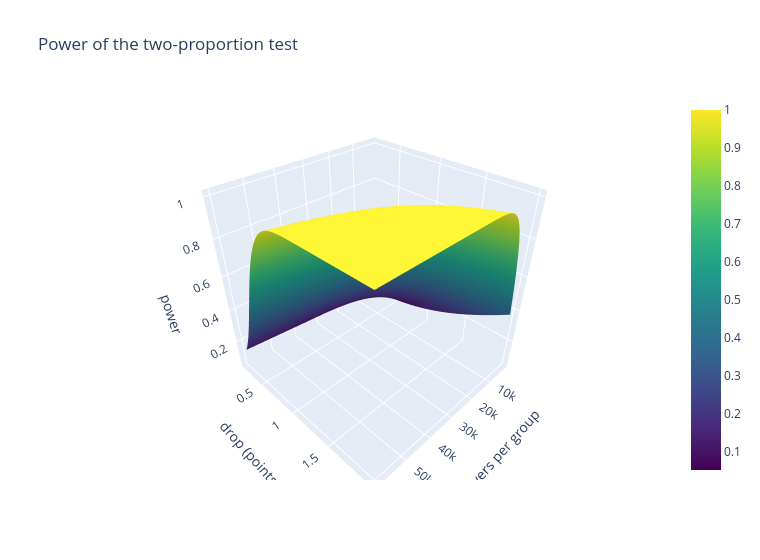

Notebook source saved alongside this figure:
### Markdown cell above
### 8.2 Interactive Plotly version of 8.1
Hover to read the power.

### Code cell
fig = go.Figure(go.Surface(x=ng, y=dg * 100, z=PW, colorscale="Viridis"))
fig.update_layout(title="Power of the two-proportion test", width=760, height=560, scene=dict(xaxis_title="players per group", yaxis_title="drop (points)", zaxis_title="power"))
fig.show()

### Figure 1 — Plotly figure (JSON) as saved in the notebook; plotly's stock layout.template omitted (floating-point values rounded to 4 significant figures; data arrays with more than 128 entries replaced by an {"elided": "..."} marker saying what was removed)
{"data": [{"colorscale": [[0.0, "#440154"], [0.1111, "#482878"], [0.2222, "#3e4989"], [0.3333, "#31688e"], [0.4444, "#26828e"], [0.5556, "#1f9e89"], [0.6667, "#35b779"], [0.7778, "#6ece58"], [0.8889, "#b5de2b"], [1.0, "#fde725"]], "type": "surface", "x": [2000.0, 2983.0, 3966.0, 4949.0, 5932.0, 6915.0, 7898.0, 8881.0, 9864.0, 10850.0, 11830.0, 12810.0, 13800.0, 14780.0, 15760.0, 16750.0, 17730.0, 18710.0, 19690.0, 20680.0, 21660.0, 22640.0, 23630.0, 24610.0, 25590.0, 26580.0, 27560.0, 28540.0, 29530.0, 30510.0, 31490.0, 32470.0, 33460.0, 34440.0, 35420.0, 36410.0, 37390.0, 38370.0, 39360.0, 40340.0, 41320.0, 42310.0, 43290.0, 44270.0, 45250.0, 46240.0, 47220.0, 48200.0, 49190.0, 50170.0, 51150.0, 52140.0, 53120.0, 54100.0, 55080.0, 56070.0, 57050.0, 58030.0, 59020.0, 60000.0], "y": [0.2, 0.2367, 0.2735, 0.3102, 0.3469, 0.3837, 0.4204, 0.4571, 0.4939, 0.5306, 0.5673, 0.6041, 0.6408, 0.6776, 0.7143, 0.751, 0.7878, 0.8245, 0.8612, 0.898, 0.9347, 0.9714, 1.008, 1.045, 1.082, 1.118, 1.155, 1.192, 1.229, 1.265, 1.302, 1.339, 1.376, 1.412, 1.449, 1.486, 1.522, 1.559, 1.596, 1.633, 1.669, 1.706, 1.743, 1.78, 1.816, 1.853, 1.89, 1.927, 1.963, 2.0], "z": {"elided": "50x60 float values"}}], "layout": {"height": 560, "scene": {"xaxis": {"title": {"text": "players per group"}}, "yaxis": {"title": {"text": "drop (points)"}}, "zaxis": {"title": {"text": "power"}}}, "title": {"text": "Power of the two-proportion test"}, "width": 760}}
